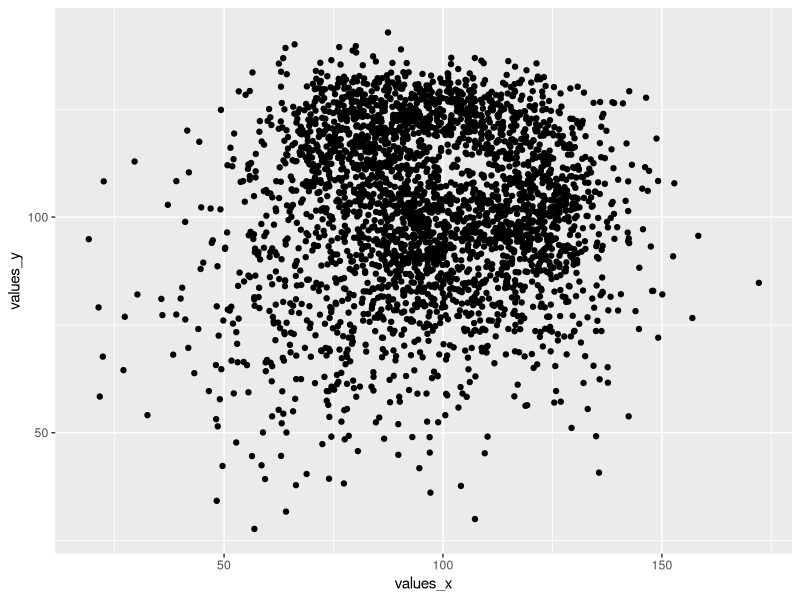
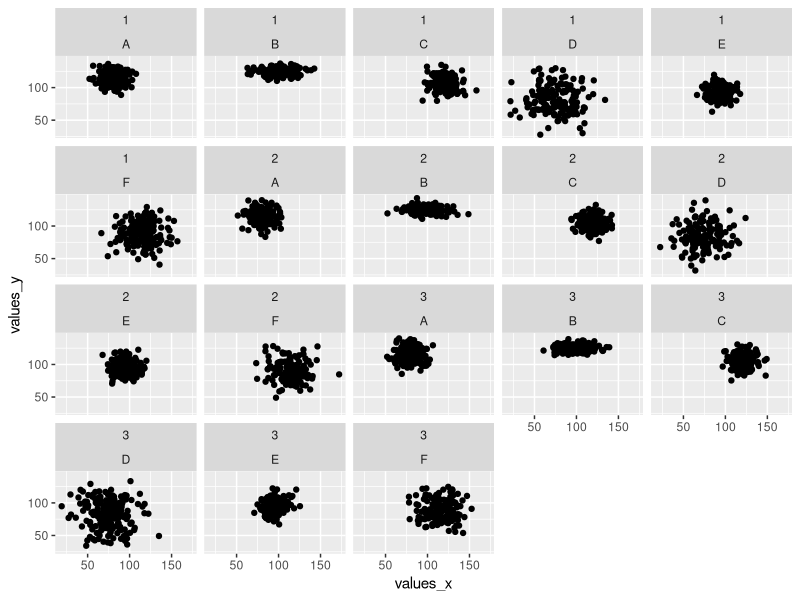
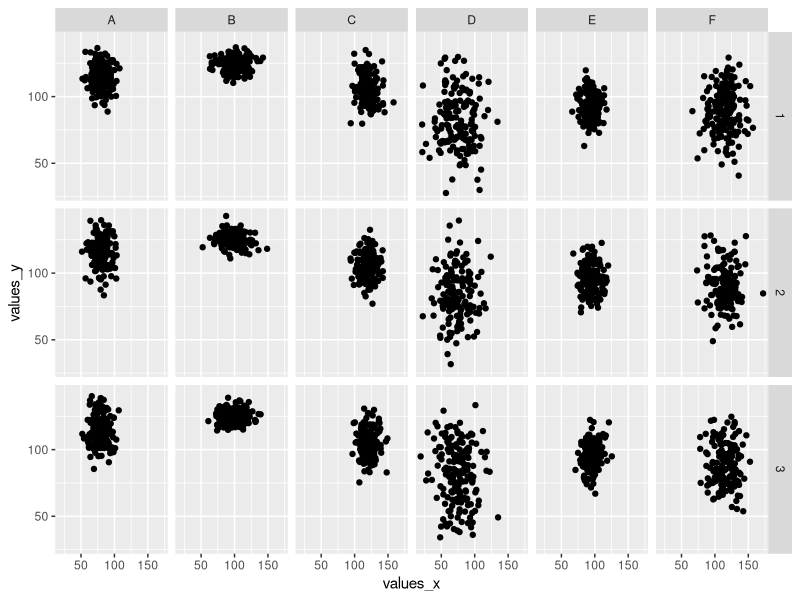

Write the R code that produced these figures, in order.
## ---- chunk 1
knitr::opts_chunk$set(echo = TRUE, fig.align = "center")

# title: About faceting
# author: jonathan
# revised: 14/3/2020

WEB <- c("https://bioceed.uib.no/dropfolder/bioSTATS/Rmd/Visualizing/Faceted/about-faceting.html")
GIT <- c("https://github.com/jonathansoule/biostats/blob/master/Visualizing/Faceted/about-faceting.Rmd")
library(ggplot2)
## ---- chunk 2
# predictor variables
group <- c(rep("A", 500), rep("B", 500), rep("C", 500), rep("D", 500), rep("E", 500), rep("F", 500))
category <- as.factor(floor(runif(3000, min = 1, max = 4)))

# response variables
values_x <- c(rnorm(500, mean = 80, sd = 10), rnorm(500, mean = 100, sd = 15), rnorm(500, mean = 120, sd = 10), rnorm(500, mean = 75, sd = 20), rnorm(500, mean = 95, sd = 10), rnorm(500, mean = 115, sd = 15))
values_y <- c(rnorm(500, mean = 115, sd = 10), rnorm(500, mean = 125, sd = 5), rnorm(500, mean = 105, sd = 10), rnorm(500, mean = 85, sd = 20), rnorm(500, mean = 95, sd = 10), rnorm(500, mean = 90, sd = 15))

# dataframe
df <- data.frame(group, category, values_x, values_y)
## ---- chunk 3
baseplot <- ggplot(df, aes(values_x, values_y)) +
  geom_point()
baseplot
## ---- chunk 4
baseplot +
  facet_wrap(category ~ group)
## ---- chunk 5
baseplot +
  facet_grid(category ~ group)
